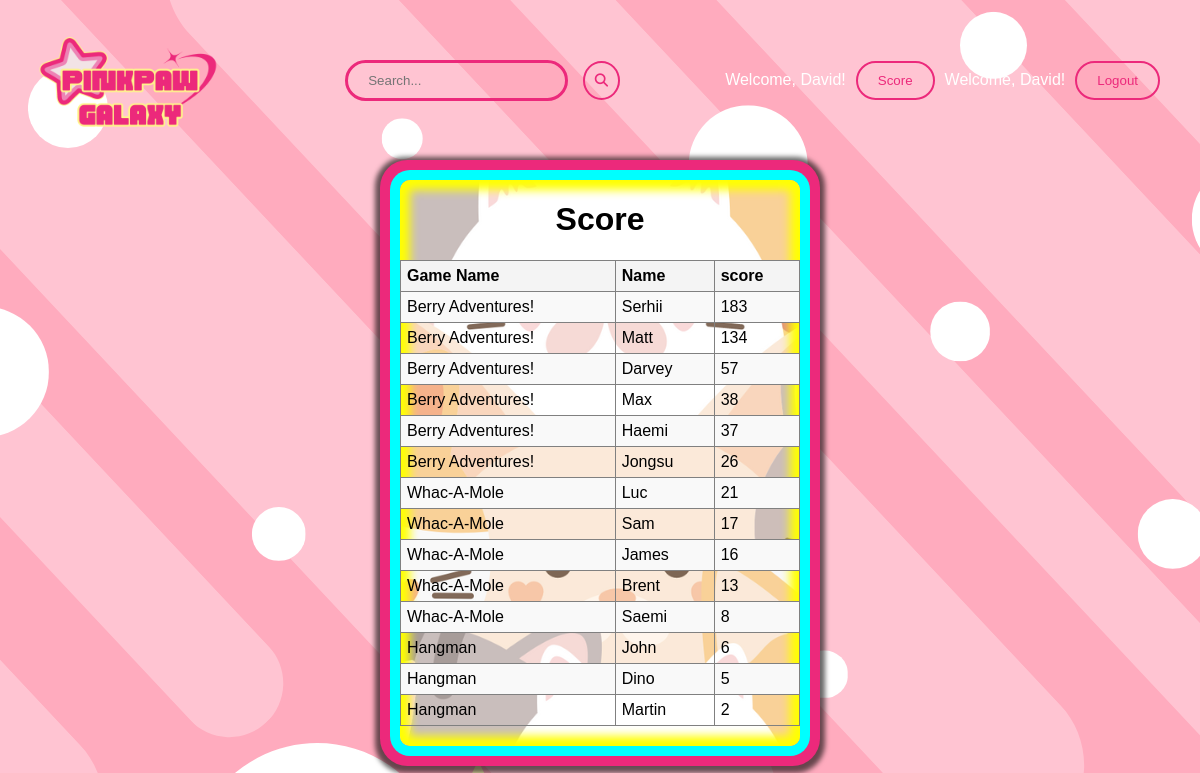
The app's page /score.php (signed in) with its own data.
### tables this page shows
CREATE TABLE `score` (
  `score_id` int(11) NOT NULL,
  `gamename` varchar(20) NOT NULL,
  `uname` varchar(50) NOT NULL,
  `score` int(11) NOT NULL
);

### model/database.php (called while the page is built)
<?php
$sname = "localhost";
$uname = "root";
$password = "";
$db_name = "project_db";
$conn = new mysqli($sname, $uname, $password, $db_name);
$sql = "SELECT * FROM score";
    if($result = $conn -> query($sql)){
        foreach($result as $row){
            $gamename = $row['gamename'];
            $uname = $row['uname'];
            $score = $row['score'];
        }
    }
?>

### public/score.php (the view, shortened to what this page needs)
<!DOCTYPE html>
<html lang="en">
<head>
    <link rel="stylesheet" href="main.css">
</head>
<body>
    <header>
        <div class="logo">
            <a href="index.php">
                <img src="images/logo2.png" alt="Logo" width="200">
            </a>
        </div>
        <div class="search-box">
            <input type="text" placeholder="Search...">
            <button><i class="fas fa-search"></i></button>
        </div>
        <div class="login-info">
        <div class="login-info">
            <?php
            if (isset($_SESSION['username'])) {
                echo '<span>Welcome, ' . $_SESSION['username'] . '!</span>';
                echo '<button class="log">Score</button>';
            } else {
                echo '<a href="score.php">Score</a>';
            }
            if (isset($_SESSION['username'])) {
                echo '<span>Welcome, ' . $_SESSION['username'] . '!</span>';
                echo '<button class="log">Logout</button>';
            } else {
                echo '<a href="login.php">Login</a>';
            }
            ?>
        </div>
    </header>
    <div class="games">
        <div class="game">
            <h1>Score</h1>
            <?php
            require ('../model/database.php');
            function print_scores($scores) {
                echo '<table border="1">
                        <tr>
                            <th>Game Name</th>
                            <th>Name</th>
                            <th>score</th>
                        </tr>';
                foreach ($scores as $score) {
                    echo '<tr>
                            <td>' . $score['gamename'] .' </td>
                            <td>' . $score['uname'] . '</td>
                            <td>' . $score['score'] . '</td>
                        </tr>';
                }
                echo '</table>';
            }
            $query = "SELECT * FROM score ORDER BY score DESC";
            $result = $conn->query($query);
            if ($result == false) {
                $error_message = $db->error;
                echo "<p>An error occurred: $error_message</p>";
            } else {
                $scores = $result->fetch_all(MYSQLI_ASSOC);
                print_scores($scores);
            }
            ?>
        </div>
    </div>
</body>
</html>

### public/main.css (style rules this page uses)
body { width: 100%; height: 100%; margin: 0; font-family: Arial, sans-serif; background-image: url(images/background.png); }
header { height: 100px; color: #fff; padding: 30px; display: flex; justify-content: space-between; align-items: center; }
.games { display: flex; flex-wrap: wrap; height: 500px; justify-content: space-around; padding: 20px; }
.game { width: 400px; background-image: url(images/gameBox.png); border-radius: 10px; box-shadow: inset 0px 0px 10px 10px yellow, 0 0 0 10px aqua, 0 0 0 20px #EC297B, 0 2px 5px 25px rgba(0,0,0,.6); text-align: center; }
.score a, .login button, .search-box input[type="text"] { border-radius: 30px; border: 3px solid #EC297B; background-color: transparent; padding: 10px 20px; color: #fff; cursor: pointer; margin: 10px; }
.login-info button, .search-box button { border-radius: 100%; padding: 10px; background-color: transparent; border: 2px solid #EC297B; color: #EC297B; }
.login-info a, .login-info button { color: #EC297B; padding: 10px 20px; border-radius: 30px; background-color: transparent; border: 2px solid #EC297B; margin: 10px; cursor: pointer; }
table { width: 100%; margin: 20px 0; border-collapse: collapse; }
th, td { text-align: left; padding: 6px; }
th { background-color: #f4f4f4; }
tr:nth-child(even) { background-color: #f9f9f9; }

### records on screen
score: gamename "Berry Adventures!", uname "Serhii", score "183"
score: gamename "Berry Adventures!", uname "Matt", score "134"
score: gamename "Berry Adventures!", uname "Darvey", score "57"
score: gamename "Berry Adventures!", uname "Max", score "38"
score: gamename "Berry Adventures!", uname "Haemi", score "37"
score: gamename "Berry Adventures!", uname "Jongsu", score "26"
score: gamename "Whac-A-Mole", uname "Luc", score "21"
score: gamename "Whac-A-Mole", uname "Sam", score "17"
score: gamename "Whac-A-Mole", uname "James", score "16"
score: gamename "Whac-A-Mole", uname "Brent", score "13"
score: gamename "Whac-A-Mole", uname "Saemi", score "8"
score: gamename "Hangman", uname "John", score "6"
score: gamename "Hangman", uname "Dino", score "5"
score: gamename "Hangman", uname "Martin", score "2"

### other values on screen
$_SESSION['username'] "David"
